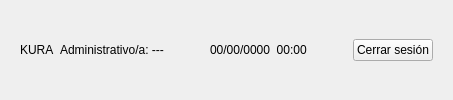
     <widget class="QFrame" name="topBar">
      <layout class="QHBoxLayout" name="topBarLayout">
       <property name="leftMargin">
        <number>20</number>
       </property>
       <property name="rightMargin">
        <number>20</number>
       </property>
       <item>
        <widget class="QLabel" name="lbl_app_name">
         <property name="text">
          <string>KURA</string>
         </property>
        </widget>
       </item>
       <item>
        <spacer>
         <property name="orientation">
          <enum>Qt::Horizontal</enum>
         </property>
         <property name="sizeHint" stdset="0">
          <size>
           <width>0</width>
           <height>0</height>
          </size>
         </property>
        </spacer>
       </item>
       <item>
        <widget class="QLabel" name="lbl_user_name">
         <property name="text">
          <string>Administrativo/a: ---</string>
         </property>
        </widget>
       </item>
       <item>
        <spacer name="horizontalSpacer">
         <property name="orientation">
          <enum>Qt::Horizontal</enum>
         </property>
         <property name="sizeHint" stdset="0">
          <size>
           <width>40</width>
           <height>20</height>
          </size>
         </property>
        </spacer>
       </item>
       <item>
        <widget class="QLabel" name="lbl_datetime">
         <property name="text">
          <string>00/00/0000  00:00</string>
         </property>
        </widget>
       </item>
       <item>
        <spacer name="horizontalSpacer_2">
         <property name="orientation">
          <enum>Qt::Horizontal</enum>
         </property>
         <property name="sizeHint" stdset="0">
          <size>
           <width>40</width>
           <height>20</height>
          </size>
         </property>
        </spacer>
       </item>
       <item>
        <widget class="QPushButton" name="btn_logout">
         <property name="text">
          <string>Cerrar sesión</string>
         </property>
        </widget>
       </item>
      </layout>
     </widget>
